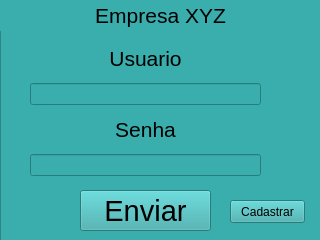
<?xml version="1.0" encoding="UTF-8"?>
<ui version="4.0">
 <class>MainWindow</class>
 <widget class="QMainWindow" name="MainWindow">
  <property name="geometry">
   <rect>
    <x>0</x>
    <y>0</y>
    <width>320</width>
    <height>240</height>
   </rect>
  </property>
  <property name="minimumSize">
   <size>
    <width>320</width>
    <height>240</height>
   </size>
  </property>
  <property name="maximumSize">
   <size>
    <width>320</width>
    <height>240</height>
   </size>
  </property>
  <property name="windowTitle">
   <string>Login</string>
  </property>
  <widget class="QWidget" name="centralwidget">
   <widget class="QFrame" name="frame">
    <property name="enabled">
     <bool>true</bool>
    </property>
    <property name="geometry">
     <rect>
      <x>0</x>
      <y>0</y>
      <width>331</width>
      <height>241</height>
     </rect>
    </property>
    <property name="styleSheet">
     <string notr="true">background-color: rgb(58, 173, 173);</string>
    </property>
    <property name="frameShape">
     <enum>QFrame::StyledPanel</enum>
    </property>
    <property name="frameShadow">
     <enum>QFrame::Raised</enum>
    </property>
    <widget class="QLabel" name="label_8">
     <property name="geometry">
      <rect>
       <x>0</x>
       <y>0</y>
       <width>321</width>
       <height>31</height>
      </rect>
     </property>
     <property name="text">
      <string>&lt;html&gt;&lt;head/&gt;&lt;body&gt;&lt;p align=&quot;center&quot;&gt;&lt;span style=&quot; font-size:16pt;&quot;&gt;Empresa XYZ&lt;/span&gt;&lt;/p&gt;&lt;/body&gt;&lt;/html&gt;</string>
     </property>
    </widget>
    <widget class="QPushButton" name="btn_enviar">
     <property name="geometry">
      <rect>
       <x>80</x>
       <y>190</y>
       <width>131</width>
       <height>41</height>
      </rect>
     </property>
     <property name="font">
      <font>
       <pointsize>22</pointsize>
      </font>
     </property>
     <property name="text">
      <string>Enviar</string>
     </property>
    </widget>
    <widget class="QWidget" name="verticalLayoutWidget_4">
     <property name="geometry">
      <rect>
       <x>30</x>
       <y>40</y>
       <width>231</width>
       <height>136</height>
      </rect>
     </property>
     <layout class="QVBoxLayout" name="verticalLayout_4">
      <item>
       <widget class="QLabel" name="label_9">
        <property name="text">
         <string>&lt;html&gt;&lt;head/&gt;&lt;body&gt;&lt;p align=&quot;center&quot;&gt;&lt;span style=&quot; font-size:16pt;&quot;&gt;Usuario&lt;/span&gt;&lt;/p&gt;&lt;/body&gt;&lt;/html&gt;</string>
        </property>
       </widget>
      </item>
      <item>
       <widget class="QLineEdit" name="txt_usuario">
        <property name="text">
         <string/>
        </property>
       </widget>
      </item>
      <item>
       <widget class="QLabel" name="label_10">
        <property name="text">
         <string>&lt;html&gt;&lt;head/&gt;&lt;body&gt;&lt;p align=&quot;center&quot;&gt;&lt;span style=&quot; font-size:16pt;&quot;&gt;Senha&lt;/span&gt;&lt;/p&gt;&lt;/body&gt;&lt;/html&gt;</string>
        </property>
       </widget>
      </item>
      <item>
       <widget class="QLineEdit" name="txt_senha">
        <property name="inputMethodHints">
         <set>Qt::ImhNone</set>
        </property>
        <property name="inputMask">
         <string/>
        </property>
        <property name="text">
         <string/>
        </property>
        <property name="placeholderText">
         <string/>
        </property>
       </widget>
      </item>
     </layout>
    </widget>
    <widget class="QPushButton" name="btn_cadastrar">
     <property name="geometry">
      <rect>
       <x>230</x>
       <y>200</y>
       <width>75</width>
       <height>23</height>
      </rect>
     </property>
     <property name="text">
      <string>Cadastrar</string>
     </property>
    </widget>
   </widget>
   <widget class="QFrame" name="frame_3">
    <property name="enabled">
     <bool>true</bool>
    </property>
    <property name="geometry">
     <rect>
      <x>0</x>
      <y>0</y>
      <width>331</width>
      <height>241</height>
     </rect>
    </property>
    <property name="minimumSize">
     <size>
      <width>331</width>
      <height>241</height>
     </size>
    </property>
    <property name="maximumSize">
     <size>
      <width>331</width>
      <height>241</height>
     </size>
    </property>
    <property name="styleSheet">
     <string notr="true">background-color: rgb(163, 156, 255);</string>
    </property>
    <property name="frameShape">
     <enum>QFrame::StyledPanel</enum>
    </property>
    <property name="frameShadow">
     <enum>QFrame::Raised</enum>
    </property>
    <widget class="QPushButton" name="btn_enviar_4">
     <property name="geometry">
      <rect>
       <x>80</x>
       <y>180</y>
       <width>131</width>
       <height>41</height>
      </rect>
     </property>
     <property name="font">
      <font>
       <pointsize>22</pointsize>
      </font>
     </property>
     <property name="text">
      <string>Enviar</string>
     </property>
    </widget>
    <widget class="QPushButton" name="btn_login">
     <property name="geometry">
      <rect>
       <x>230</x>
       <y>190</y>
       <width>75</width>
       <height>23</height>
      </rect>
     </property>
     <property name="text">
      <string>Login</string>
     </property>
    </widget>
    <widget class="QLabel" name="label_14">
     <property name="geometry">
      <rect>
       <x>0</x>
       <y>0</y>
       <width>321</width>
       <height>31</height>
      </rect>
     </property>
     <property name="text">
      <string>&lt;html&gt;&lt;head/&gt;&lt;body&gt;&lt;p align=&quot;center&quot;&gt;&lt;span style=&quot; font-size:16pt;&quot;&gt;Empresa XYZ&lt;/span&gt;&lt;/p&gt;&lt;/body&gt;&lt;/html&gt;</string>
     </property>
    </widget>
    <widget class="QWidget" name="formLayoutWidget">
     <property name="geometry">
      <rect>
       <x>70</x>
       <y>80</y>
       <width>160</width>
       <height>61</height>
      </rect>
     </property>
     <layout class="QFormLayout" name="formLayout">
      <item row="0" column="0">
       <widget class="QLabel" name="label">
        <property name="text">
         <string>&lt;html&gt;&lt;head/&gt;&lt;body&gt;&lt;p&gt;&lt;span style=&quot; font-size:12pt;&quot;&gt;Usuario&lt;/span&gt;&lt;/p&gt;&lt;/body&gt;&lt;/html&gt;</string>
        </property>
       </widget>
      </item>
      <item row="1" column="0">
       <widget class="QLabel" name="label_2">
        <property name="text">
         <string>&lt;html&gt;&lt;head/&gt;&lt;body&gt;&lt;p&gt;&lt;span style=&quot; font-size:12pt;&quot;&gt;Senha&lt;/span&gt;&lt;/p&gt;&lt;/body&gt;&lt;/html&gt;</string>
        </property>
       </widget>
      </item>
      <item row="0" column="1">
       <widget class="QLineEdit" name="txt_cadastrar_usuario"/>
      </item>
      <item row="1" column="1">
       <widget class="QLineEdit" name="txt_cadastrar_senha"/>
      </item>
     </layout>
    </widget>
    <widget class="QLabel" name="label_3">
     <property name="geometry">
      <rect>
       <x>80</x>
       <y>50</y>
       <width>141</width>
       <height>20</height>
      </rect>
     </property>
     <property name="text">
      <string>&lt;html&gt;&lt;head/&gt;&lt;body&gt;&lt;p align=&quot;center&quot;&gt;&lt;span style=&quot; font-size:12pt;&quot;&gt;Cadastrar Conta&lt;/span&gt;&lt;/p&gt;&lt;/body&gt;&lt;/html&gt;</string>
     </property>
    </widget>
   </widget>
   <zorder>frame_3</zorder>
   <zorder>frame</zorder>
  </widget>
 </widget>
 <resources/>
 <connections>
  <connection>
   <sender>btn_cadastrar</sender>
   <signal>clicked(bool)</signal>
   <receiver>frame</receiver>
   <slot>lower()</slot>
   <hints>
    <hint type="sourcelabel">
     <x>267</x>
     <y>211</y>
    </hint>
    <hint type="destinationlabel">
     <x>165</x>
     <y>120</y>
    </hint>
   </hints>
  </connection>
  <connection>
   <sender>btn_login</sender>
   <signal>clicked(bool)</signal>
   <receiver>frame_3</receiver>
   <slot>lower()</slot>
   <hints>
    <hint type="sourcelabel">
     <x>267</x>
     <y>201</y>
    </hint>
    <hint type="destinationlabel">
     <x>165</x>
     <y>120</y>
    </hint>
   </hints>
  </connection>
 </connections>
</ui>
